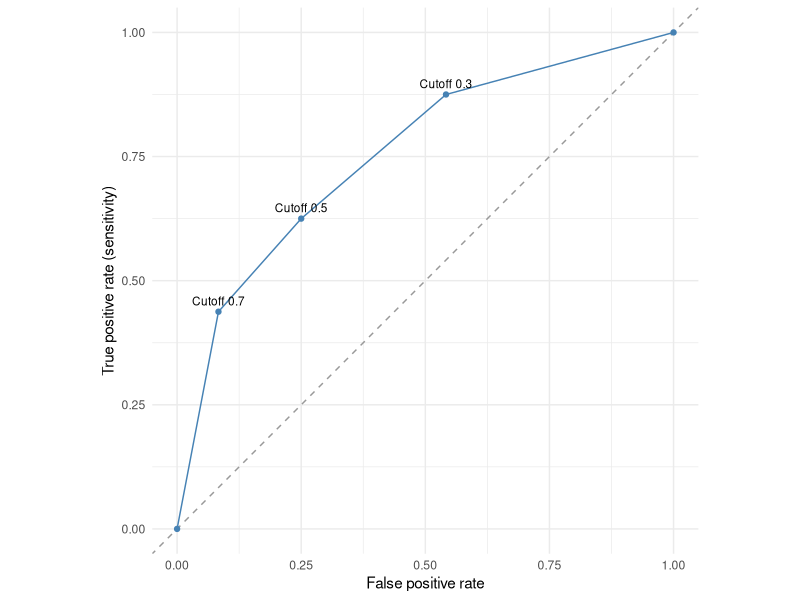

Source code (R):
## ---- chunk 1
#| label: quarantine-rates
library(tidyverse)

threshold_counts <- tibble(
  threshold = c(0.30, 0.50, 0.70),
  tp = c(14, 10, 7),
  fn = c(2, 6, 9),
  fp = c(13, 6, 2),
  tn = c(11, 18, 22)
) %>%
  mutate(
    sensitivity = tp / (tp + fn),
    specificity = tn / (tn + fp),
    fpr = fp / (fp + tn),
    fnr = fn / (fn + tp),
    errors = fp + fn,
    accuracy = (tp + tn) / (tp + fn + fp + tn)
  )

threshold_counts %>%
  select(threshold, tp, fn, fp, tn, errors, accuracy) %>%
  knitr::kable(digits = 3)

threshold_counts %>%
  select(threshold, sensitivity, specificity, fpr, fnr) %>%
  knitr::kable(digits = 3)
## ---- chunk 2
#| label: quarantine-roc
#| fig-alt: "ROC illustration using the quarantine counts: the 0.30 cutoff catches more sick people but has more false positives than the 0.70 cutoff. The reconstructed 0.50 example lies between them."
#| fig-cap: "Three example cutoffs, joined with the flag-nobody and flag-everybody endpoints. The 0.50 counts are reconstructed; this is not the full ROC curve from individual scores."
roc_points <- bind_rows(
  tibble(fpr = 0, sensitivity = 0),
  threshold_counts %>% select(fpr, sensitivity),
  tibble(fpr = 1, sensitivity = 1)
) %>%
  arrange(fpr)

ggplot(roc_points, aes(fpr, sensitivity)) +
  geom_abline(slope = 1, intercept = 0, linetype = "dashed", color = "grey60") +
  geom_line(color = "steelblue") +
  geom_point(color = "steelblue") +
  geom_text(data = threshold_counts,
            aes(label = paste("Cutoff", threshold)),
            vjust = -0.7, size = 3) +
  scale_x_continuous(limits = c(0, 1)) +
  scale_y_continuous(limits = c(0, 1)) +
  coord_fixed() +
  labs(x = "False positive rate", y = "True positive rate (sensitivity)") +
  theme_minimal()
